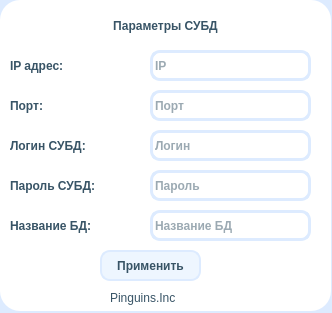
<?xml version="1.0" encoding="UTF-8"?>
<!-- Database settings UI code for CRM application
Copyright(C) 2022 Plnguins

This program is free software : you can redistribute it and / or modify
it under the terms of the GNU Affero General Public License as published
by the Free Software Foundation, either version 3 of the License, or
(at your option) any later version.

This program is distributed in the hope that it will be useful,
but WITHOUT ANY WARRANTY; without even the implied warranty of
MERCHANTABILITY or FITNESS FOR A PARTICULAR PURPOSE.See the
GNU Affero General Public License for more details.

You should have received a copy of the GNU Affero General Public License
along with this program.If not, see < https:  // www.gnu.org/licenses/>. -->
<ui version="4.0">
 <class>db_settingsUi</class>
 <widget class="QWidget" name="db_settingsUi">
  <property name="geometry">
   <rect>
    <x>0</x>
    <y>0</y>
    <width>332</width>
    <height>313</height>
   </rect>
  </property>
  <property name="windowTitle">
   <string>Параметры СУБД</string>
  </property>
  <widget class="QLabel" name="Company">
   <property name="geometry">
    <rect>
     <x>110</x>
     <y>290</y>
     <width>81</width>
     <height>16</height>
    </rect>
   </property>
   <property name="styleSheet">
    <string notr="true">font: 10pt &quot;Comfortaa&quot;;
font: light;
color:  rgb(56, 84, 102);</string>
   </property>
   <property name="text">
    <string>Pinguins.Inc</string>
   </property>
  </widget>
  <widget class="QLabel" name="Title">
   <property name="geometry">
    <rect>
     <x>0</x>
     <y>10</y>
     <width>331</width>
     <height>31</height>
    </rect>
   </property>
   <property name="styleSheet">
    <string notr="true">font: 14pt &quot;Comfortaa&quot;;
font: bold;
color:  rgb(56, 84, 102);</string>
   </property>
   <property name="text">
    <string>Параметры СУБД</string>
   </property>
   <property name="alignment">
    <set>Qt::AlignCenter</set>
   </property>
  </widget>
  <widget class="QLabel" name="DataBaseIP">
   <property name="geometry">
    <rect>
     <x>10</x>
     <y>50</y>
     <width>91</width>
     <height>31</height>
    </rect>
   </property>
   <property name="styleSheet">
    <string notr="true">font: 10pt &quot;Comfortaa&quot;;
font: bold;
color:  rgb(56, 84, 102);</string>
   </property>
   <property name="text">
    <string>IP адрес:</string>
   </property>
  </widget>
  <widget class="QLabel" name="BlueBackground">
   <property name="geometry">
    <rect>
     <x>0</x>
     <y>0</y>
     <width>331</width>
     <height>311</height>
    </rect>
   </property>
   <property name="styleSheet">
    <string notr="true">border-radius:20px;
background-color: rgb(255, 255, 255);</string>
   </property>
   <property name="text">
    <string/>
   </property>
  </widget>
  <widget class="QLineEdit" name="DataBasePasswordEnter">
   <property name="geometry">
    <rect>
     <x>150</x>
     <y>170</y>
     <width>161</width>
     <height>31</height>
    </rect>
   </property>
   <property name="styleSheet">
    <string notr="true">font: 10pt &quot;Comfortaa&quot;;
font: bold;
color:  rgb(56, 84, 102);
border:3px solid #DDEBFF;
border-radius: 10px;</string>
   </property>
   <property name="text">
    <string/>
   </property>
   <property name="echoMode">
    <enum>QLineEdit::Password</enum>
   </property>
   <property name="placeholderText">
    <string>Пароль</string>
   </property>
  </widget>
  <widget class="QLabel" name="RoundedBackground">
   <property name="geometry">
    <rect>
     <x>0</x>
     <y>0</y>
     <width>441</width>
     <height>371</height>
    </rect>
   </property>
   <property name="styleSheet">
    <string notr="true">background-color:rgb(221, 235, 255);</string>
   </property>
   <property name="text">
    <string/>
   </property>
  </widget>
  <widget class="QLineEdit" name="DataBaseIPEnter">
   <property name="geometry">
    <rect>
     <x>150</x>
     <y>50</y>
     <width>161</width>
     <height>31</height>
    </rect>
   </property>
   <property name="styleSheet">
    <string notr="true">font: 10pt &quot;Comfortaa&quot;;
font: bold;
color:  rgb(56, 84, 102);
border:3px solid #DDEBFF;
border-radius: 10px;</string>
   </property>
   <property name="text">
    <string/>
   </property>
   <property name="placeholderText">
    <string>IP</string>
   </property>
  </widget>
  <widget class="QPushButton" name="ApplyButton">
   <property name="geometry">
    <rect>
     <x>100</x>
     <y>250</y>
     <width>101</width>
     <height>31</height>
    </rect>
   </property>
   <property name="styleSheet">
    <string notr="true">QPushButton#ApplyButton{
	font: 10pt &quot;Comfortaa&quot;;
	font: bold;
	color:  rgb(56, 84, 102);	
	background-color: rgb(238, 246, 255);
	border: 2px solid #DDEBFF;
	border-radius:10px;
}

QPushButton#ApplyButton:hover{
	font: 10pt &quot;Comfortaa&quot;;
	font: bold;
	color:  rgb(56, 84, 102);	
	background-color: rgb(214, 233, 255);
	border: 2px solid #BBD6FF;
	border-radius:10px;
}

</string>
   </property>
   <property name="text">
    <string>Применить</string>
   </property>
   <property name="autoDefault">
    <bool>true</bool>
   </property>
   <property name="default">
    <bool>true</bool>
   </property>
  </widget>
  <widget class="QLineEdit" name="DataBasePortEnter">
   <property name="geometry">
    <rect>
     <x>150</x>
     <y>90</y>
     <width>161</width>
     <height>31</height>
    </rect>
   </property>
   <property name="styleSheet">
    <string notr="true">font: 10pt &quot;Comfortaa&quot;;
font: bold;
color:  rgb(56, 84, 102);
border:3px solid #DDEBFF;
border-radius: 10px;</string>
   </property>
   <property name="text">
    <string/>
   </property>
   <property name="placeholderText">
    <string>Порт</string>
   </property>
  </widget>
  <widget class="QLabel" name="DataBasePort">
   <property name="geometry">
    <rect>
     <x>10</x>
     <y>90</y>
     <width>101</width>
     <height>31</height>
    </rect>
   </property>
   <property name="styleSheet">
    <string notr="true">font: 10pt &quot;Comfortaa&quot;;
font: bold;
color:  rgb(56, 84, 102);</string>
   </property>
   <property name="text">
    <string>Порт:</string>
   </property>
  </widget>
  <widget class="QLineEdit" name="DataBaseLoginEnter">
   <property name="geometry">
    <rect>
     <x>150</x>
     <y>130</y>
     <width>161</width>
     <height>31</height>
    </rect>
   </property>
   <property name="styleSheet">
    <string notr="true">font: 10pt &quot;Comfortaa&quot;;
font: bold;
color:  rgb(56, 84, 102);
border:3px solid #DDEBFF;
border-radius: 10px;</string>
   </property>
   <property name="text">
    <string/>
   </property>
   <property name="placeholderText">
    <string>Логин</string>
   </property>
  </widget>
  <widget class="QLabel" name="DataBasePassword">
   <property name="geometry">
    <rect>
     <x>10</x>
     <y>170</y>
     <width>141</width>
     <height>31</height>
    </rect>
   </property>
   <property name="styleSheet">
    <string notr="true">font: 10pt &quot;Comfortaa&quot;;
font: bold;
color:  rgb(56, 84, 102);</string>
   </property>
   <property name="text">
    <string>Пароль СУБД:</string>
   </property>
  </widget>
  <widget class="QLabel" name="DataBaseLogin">
   <property name="geometry">
    <rect>
     <x>10</x>
     <y>130</y>
     <width>111</width>
     <height>31</height>
    </rect>
   </property>
   <property name="styleSheet">
    <string notr="true">font: 10pt &quot;Comfortaa&quot;;
font: bold;
color:  rgb(56, 84, 102);</string>
   </property>
   <property name="text">
    <string>Логин СУБД:</string>
   </property>
  </widget>
  <widget class="QLabel" name="DataBaseName">
   <property name="geometry">
    <rect>
     <x>10</x>
     <y>210</y>
     <width>111</width>
     <height>31</height>
    </rect>
   </property>
   <property name="styleSheet">
    <string notr="true">font: 10pt &quot;Comfortaa&quot;;
font: bold;
color:  rgb(56, 84, 102);</string>
   </property>
   <property name="text">
    <string>Название БД:</string>
   </property>
  </widget>
  <widget class="QLineEdit" name="DataBaseNameEnter">
   <property name="geometry">
    <rect>
     <x>150</x>
     <y>210</y>
     <width>161</width>
     <height>31</height>
    </rect>
   </property>
   <property name="styleSheet">
    <string notr="true">font: 10pt &quot;Comfortaa&quot;;
font: bold;
color:  rgb(56, 84, 102);
border:3px solid #DDEBFF;
border-radius: 10px;</string>
   </property>
   <property name="text">
    <string/>
   </property>
   <property name="placeholderText">
    <string>Название БД</string>
   </property>
  </widget>
  <widget class="QPushButton" name="ShowPassword">
   <property name="geometry">
    <rect>
     <x>280</x>
     <y>173</y>
     <width>24</width>
     <height>24</height>
    </rect>
   </property>
   <property name="text">
    <string/>
   </property>
   <property name="icon">
    <iconset>
     <activeoff>:/images/openEye.png</activeoff>
     <activeon>:/images/closeEye.png</activeon>
    </iconset>
   </property>
   <property name="iconSize">
    <size>
     <width>20</width>
     <height>20</height>
    </size>
   </property>
   <property name="checkable">
    <bool>true</bool>
   </property>
   <property name="autoDefault">
    <bool>true</bool>
   </property>
   <property name="flat">
    <bool>true</bool>
   </property>
  </widget>
  <zorder>RoundedBackground</zorder>
  <zorder>BlueBackground</zorder>
  <zorder>DataBasePasswordEnter</zorder>
  <zorder>ApplyButton</zorder>
  <zorder>DataBaseNameEnter</zorder>
  <zorder>DataBasePortEnter</zorder>
  <zorder>DataBaseIPEnter</zorder>
  <zorder>DataBasePassword</zorder>
  <zorder>DataBaseLogin</zorder>
  <zorder>DataBaseLoginEnter</zorder>
  <zorder>DataBaseIP</zorder>
  <zorder>DataBaseName</zorder>
  <zorder>DataBasePort</zorder>
  <zorder>Company</zorder>
  <zorder>Title</zorder>
  <zorder>ShowPassword</zorder>
 </widget>
 <tabstops>
  <tabstop>DataBaseIPEnter</tabstop>
  <tabstop>DataBasePortEnter</tabstop>
  <tabstop>DataBaseLoginEnter</tabstop>
  <tabstop>DataBasePasswordEnter</tabstop>
  <tabstop>ShowPassword</tabstop>
  <tabstop>DataBaseNameEnter</tabstop>
  <tabstop>ApplyButton</tabstop>
 </tabstops>
 <resources>
  <include location="../../resources/resources.qrc"/>
 </resources>
 <connections/>
</ui>
